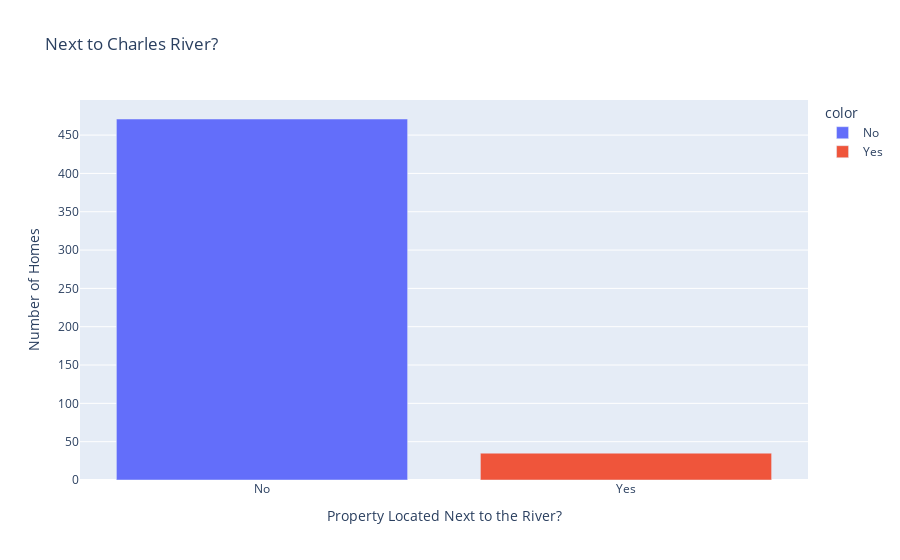

This figure's notebook cell:
### Code cell
bar = px.bar(
    data_frame=river_group,
    x=['No', 'Yes'],
    y='RM',
    color=['No', 'Yes'],
    title='Next to Charles River?'
)
bar.update_layout(xaxis_title='Property Located Next to the River?',
                  yaxis_title='Number of Homes',)    
bar.show()

### Figure 1 — Plotly figure (JSON) as saved in the notebook; plotly's stock layout.template omitted (floating-point values rounded to 4 significant figures)
{"data": [{"hovertemplate": "color=No<br>x=%{x}<br>RM=%{y}<extra></extra>", "legendgroup": "No", "marker": {"color": "#636efa", "pattern": {"shape": ""}}, "name": "No", "orientation": "v", "showlegend": true, "textposition": "auto", "type": "bar", "x": ["No"], "xaxis": "x", "y": [471], "yaxis": "y"}, {"hovertemplate": "color=Yes<br>x=%{x}<br>RM=%{y}<extra></extra>", "legendgroup": "Yes", "marker": {"color": "#EF553B", "pattern": {"shape": ""}}, "name": "Yes", "orientation": "v", "showlegend": true, "textposition": "auto", "type": "bar", "x": ["Yes"], "xaxis": "x", "y": [35], "yaxis": "y"}], "layout": {"barmode": "relative", "legend": {"title": {"text": "color"}, "tracegroupgap": 0}, "title": {"text": "Next to Charles River?"}, "xaxis": {"anchor": "y", "domain": [0, 1], "title": {"text": "Property Located Next to the River?"}}, "yaxis": {"anchor": "x", "domain": [0, 1], "title": {"text": "Number of Homes"}}}}
